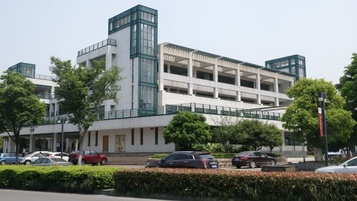
//> input picture Panorama/cmake-build-debug/panorama-data1/DSC01538.JPG, 357 x 201 px, shrunk from 640 x 360 before the run
$ ./main   (built with g++ and OpenCV 4)
//> lines starting //> are read from the running program, lines starting //| are printed output that depends on the picture
### Panorama/hw6_pa.h
#ifndef HW6_PA_H
#define HW6_PA_H

#include <iostream>
#include <vector>
#include "opencv2/opencv.hpp"

class CylindricalPanorama
{
public:
	virtual bool makePanorama(
			std::vector<cv::Mat>& img_vec, cv::Mat& img_out, double f
			) = 0;
};

#endif

### Panorama/my_pa.h
/**
 * @file my_pa.h
 * @author Jessie Peng
 */

#ifndef PANORAMA_MY_PA_H
#define PANORAMA_MY_PA_H

#include <iostream>
#include <vector>
#include "opencv2/opencv.hpp"
#include "hw6_pa.h"

using namespace std;
using namespace cv;

class Panoramaxxxx: public CylindricalPanorama {
public:
    bool makePanorama(vector<Mat>& img_vec, Mat& img_out, double f);

private:
    Mat warpCylinder(Mat& img, double r, double f);
    Mat warpPlane(Mat& img, double r, double f);
    double plane_to_cylinder_X(double x, double r, double f);
    double plane_to_cylinder_Y(double x, double y, double r, double f);
    double cylinder_to_plane_X(double x, double r, double f);
    double cylinder_to_plane_Y(double x, double y, double r, double f);
    void registerImage(Mat& src, Mat& dst, Mat& out, Mat& src_mask, Mat& out_mask);
    void blendImage(vector<Mat>& img_vec, Mat& img_out, vector<Mat>& mask);

    int n; // number of input images
    vector<Mat> img_cylinder; // input images in cylindrical coordinates
    Mat mask_cylinder;
    vector<Mat> img_rectified; // images after transformation according to homography
    vector<Mat> mask_rectified;
};

#endif //PANORAMA_MY_PA_H

### Panorama/my_pa.cpp
/**
 * @file my_pa.cpp
 * @author Jessie Peng
 */

#include <iostream>
#include <vector>
#include "opencv2/opencv.hpp"
#include "opencv2/xfeatures2d.hpp"
#include "my_pa.h"

using namespace std;
using namespace cv;

bool Panoramaxxxx::makePanorama(vector<Mat>& img_vec, Mat& img_out, double f)
{
    n = img_vec.size();
    if (n <= 0)
    {
        return false;
    }

    /** Part 1
     *  Warp the images into cylindrical coordinates
     */
    for (auto img : img_vec)
    {
        img_cylinder.push_back(warpCylinder(img, f, f)); // set r = f
    }

    Mat blank = Mat::ones(img_vec[0].size(), CV_8UC3);
    blank *= 255;
    mask_cylinder = warpCylinder(blank, f, f);

    /** Part 2
     *  Image registration
     */
    for (int i = 0; i < n; i++)
    {
        img_rectified.push_back(Mat::zeros(img_out.size(), CV_8UC3));
        mask_rectified.push_back(Mat::zeros(img_out.size(), CV_8UC3));
    }

    /** take the middle image as reference */
    int ref = n / 2;
    Mat img_ref = img_cylinder[ref];
    img_ref.copyTo(img_rectified[ref](Rect(
            (img_out.cols - img_ref.cols) / 2, (img_out.rows - img_ref.rows) / 2, img_ref.cols, img_ref.rows
            ))); // put the reference image in the center

    mask_cylinder.copyTo(mask_rectified[ref](Rect(
            (img_out.cols - img_ref.cols) / 2, (img_out.rows - img_ref.rows) / 2, img_ref.cols, img_ref.rows
    )));

    /** register images on the right side */
    for (int i = ref; i < n - 1; i++)
    {
        registerImage(img_cylinder[i+1], img_rectified[i], img_rectified[i+1], mask_cylinder, mask_rectified[i+1]);
    }

    /** register images on the left side */
    for (int i = ref; i >= 1; i--)
    {
        registerImage(img_cylinder[i-1], img_rectified[i], img_rectified[i-1], mask_cylinder, mask_rectified[i-1]);
    }

    /** Part 3
     *  Image blending
     */
    blendImage(img_rectified, img_out, mask_rectified);

    return true;
}

Mat Panoramaxxxx::warpCylinder(Mat& img, double r, double f)
{
    int x_range = (img.cols - 1) / 2;
    int y_range = (img.rows - 1) / 2;
    int ret_x_range = static_cast<int>(plane_to_cylinder_X(x_range, r, f));
    int ret_y_range = static_cast<int>(plane_to_cylinder_Y(0, y_range, r, f)); // when x=0, y is the maximum
    int ret_cols = ret_x_range * 2 + 1;
    int ret_rows = ret_y_range * 2 + 1;

    Mat img_ret = Mat::zeros(ret_rows, ret_cols, CV_8UC3);
    for (int yy = 0; yy < ret_rows; yy++)
    {
        for (int xx = 0; xx < ret_cols; xx++)
        {
            int x = cvRound(cylinder_to_plane_X(xx - ret_x_range, r, f));
            int y = cvRound(cylinder_to_plane_Y(x, yy - ret_y_range, r, f));
            x += x_range;
            y += y_range;

            if (x >= 0 && x <= img.cols && y >= 0 && y <= img.rows)
            {
                img_ret.at<Vec3b>(yy, xx) = img.at<Vec3b>(y, x);
            }
        }
    }

    return img_ret;
}

double Panoramaxxxx::plane_to_cylinder_X(double x, double r, double f)
{
    return r * atan(x / f);
}

double Panoramaxxxx::plane_to_cylinder_Y(double x, double y, double r, double f)
{
    return r * y / sqrt(x * x + f * f);
}

double Panoramaxxxx::cylinder_to_plane_X(double xx, double r, double f)
{
    return f * tan(xx / r);
}

double Panoramaxxxx::cylinder_to_plane_Y(double x, double yy, double r, double f)
{
    return yy / r * sqrt(x * x + f * f);
}

void Panoramaxxxx::registerImage(Mat& src, Mat& dst, Mat& out, Mat& src_mask, Mat& out_mask)
{
    /** Step 1
     *  Detect features
     */
    // note the OpenCV 3.X standard
    Ptr<xfeatures2d::SiftFeatureDetector> detector = xfeatures2d::SiftFeatureDetector::create();
    Ptr<xfeatures2d::SiftDescriptorExtractor> extractor = xfeatures2d::SiftDescriptorExtractor::create();

    vector<KeyPoint> keypoint_src, keypoint_dst;
    Mat img_keypoint_src, img_keypoint_dst;
    Mat descriptor_src, descriptor_dst;

    /** 1.1 Detect keypoints with SIFT */
    detector->detect(src, keypoint_src);

//    drawKeypoints(src, keypoint_src, img_keypoint_src);
//    imshow("keypoints in src", img_keypoint_src);
//    waitKey(0);

    detector->detect(dst, keypoint_dst);

//    drawKeypoints(dst, keypoint_dst, img_keypoint_dst);
//    imshow("keypoints in dst", img_keypoint_dst);
//    waitKey(0);

    /** 1.2 Extract descriptors */
    extractor->compute(src, keypoint_src, descriptor_src);

//    imshow("descriptors in src", descriptor_src);
//    waitKey(0);

    extractor->compute(dst, keypoint_dst, descriptor_dst);

//    imshow("descriptors in dst", descriptor_dst);
//    waitKey(0);
//    destroyAllWindows();

    /** Step 2
     *  Match features
     */
    Ptr<DescriptorMatcher> matcher = DescriptorMatcher::create("BruteForce");

    vector<DMatch> matches;
    vector<DMatch> good_matches;
    vector<DMatch> inlier_matches;

    Mat img_match;
    int good_match_size = 500;

    /** 2.1 Compute all correspondences with brute force */
    matcher->match(descriptor_dst, descriptor_src, matches);

// [6 lines of commented-out code are left out]
    Mat dist = Mat::zeros(matches.size(), 1, CV_32F);
    Mat sorted_idx;
    for (int i = 0; i < matches.size(); i++)
    {
        dist.at<float>(i, 0) = matches[i].distance;
    }
    sortIdx(dist, sorted_idx, SORT_EVERY_COLUMN + SORT_ASCENDING);

    for (int i = 0; i < good_match_size; i++)
    {
        good_matches.push_back(matches[sorted_idx.at<int>(i, 0)]);
    }

// [6 lines of commented-out code are left out]
    vector<Point2f> src_float, dst_float;
    for (auto it = good_matches.begin(); it != good_matches.end(); it++)
    {
        src_float.push_back(keypoint_src[it->trainIdx].pt);
        dst_float.push_back(keypoint_dst[it->queryIdx].pt);
    }

    vector<uchar> is_inliers(good_match_size);
    Mat homography = findHomography(src_float, dst_float, CV_RANSAC, 3, is_inliers);

    for (int i = 0; i < is_inliers.size(); i++)
    {
        if (is_inliers[i])
        {
            inlier_matches.push_back(good_matches[i]);
        }
    }

// [4 lines of commented-out code are left out]

    src_float.clear();
    dst_float.clear();
    for (auto it = inlier_matches.begin(); it != inlier_matches.end(); it++)
    {
        src_float.push_back(keypoint_src[it->trainIdx].pt);
        dst_float.push_back(keypoint_dst[it->queryIdx].pt);
    }

    homography = findHomography(src_float, dst_float, CV_RANSAC);

    /** Step 3
     *  Register images
     */
    warpPerspective(src, out, homography, out.size(), INTER_NEAREST);
    warpPerspective(src_mask, out_mask, homography, out.size(), INTER_NEAREST);
}

void Panoramaxxxx::blendImage(vector<Mat>& img_vec, Mat& img_out, vector<Mat>& mask)
{
    vector<Vec3f> candidates;
    Vec3f sum, average;

    for (int i = 0; i < img_out.rows; i++)
    {
        for (int j = 0; j < img_out.cols; j++)
        {
            candidates.clear();
            sum = Vec3b(0, 0, 0);
            for (auto img : img_vec)
            {
                Vec3b tmp = img.at<Vec3b>(i, j);
                if (norm(tmp, NORM_L1) > 0)
                {
                    candidates.push_back(tmp);
                    sum += tmp;
                }
            }

            int cand_num = candidates.size();
            if (cand_num > 1)
            {
                average = sum / cand_num;

                /// get rid of noise
                if (cand_num > 2)
                {
                    double dist[cand_num];
                    for (int k = 0; k < cand_num; k++)
                    {
                        dist[k] = norm(candidates[k] - average, NORM_L2);
                    }

                    double max_dist = dist[0];
                    int max_idx = 0;
                    double sum_dist = dist[0];
                    for (int k = 1; k < cand_num; k++)
                    {
                        if (dist[k] > max_dist)
                        {
                            max_dist = dist[k];
                            max_idx = k;
                        }
                        sum_dist += dist[k];
                    }

                    if (max_dist > 20 && max_dist > sum_dist / cand_num * 1.5) // filter out noise
                    {
                        sum -= candidates[max_idx];
                        average = sum / (cand_num - 1);
                    }
                }

                img_out.at<Vec3b>(i, j) = average;
            }
            else if (cand_num == 1)
            {
                img_out.at<Vec3b>(i, j) = candidates[0];
            }
        }
    }
}

### Panorama/main.cpp
/**
 * @file main.cpp
 * @brief panorama image stitching
 * @author Jessie Peng
 */

#include <iostream>
#include <fstream>
#include <vector>
#include "opencv2/opencv.hpp"
#include "opencv2/highgui.hpp"
#include "my_pa.h"

#define DEFAULT_FOCAL_LENGTH 512.89
#define TEST_NO 1

using namespace std;
using namespace cv;

int main()
{
    cout << "Starting to process Case " << TEST_NO << "..." << endl;

    /// path
    String dir = "./panorama-data" + to_string(TEST_NO) + "/";
    String img_path = dir + "*.JPG";

    /// get all filenames
    vector<String> img_names;
    glob(img_path, img_names);

    /// read images
    vector<Mat> img_vec;
    for (const auto& img : img_names)
    {
        img_vec.push_back(imread(img));
//> img_vec[0] is the input picture: 201 rows x 357 cols, CV_8UC3; mean B, G, R 127.5, 132.6, 127.1
    }
    int n = img_vec.size();
//> n = 2
    cout << "Finish reading " << n << " images." << endl;
//| Finish reading 2 images.

    /// read focal length
    double f;
    fstream file(dir + "K.txt", ios::in);
    if (file.is_open())
    {
        if (file >> f)
        {
            cout << "Focal length: " << f << endl;
        }
        else
        {
            f = DEFAULT_FOCAL_LENGTH;
            cout << "Warning: Failed to read K.txt,"
                    "setting focal length to " << f << " by default." << endl;

        }
    }
    else
    {
        f = DEFAULT_FOCAL_LENGTH;
        cout << "Warning: Failed to open K.txt,"
                "setting focal length to " << f << " by default." << endl;
    }

    // estimate the size of stitched image
    Mat img_out = Mat::zeros(img_vec[0].rows * (1 + n * 0.05), img_vec[0].cols * (1 + n * 0.15), CV_8UC3);
//> img_out: 221 rows x 464 cols, CV_8UC3; every value is 0

    /// make panorama
    Panoramaxxxx pm;
    pm.makePanorama(img_vec, img_out, f);
//> the loop in makePanorama, `for (auto img : img_vec)` made 2 passes
//> (ret_y_range in warpCylinder, ret_rows in warpCylinder) on passes 1 to 2: (100, 201), (100, 201)
//> call 3 of warpCylinder, with r = 512.9, f = 512.9
//> after the loop in warpCylinder (call 3), `for (int yy = 0; yy < ret_rows; yy++)`:
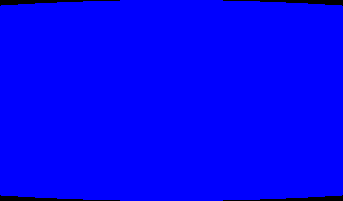
//> img_ret: 201 rows x 343 cols, CV_8UC3; mean B, G, R 250.4, 0, 0
//> the loop in makePanorama, `for (int i = 0; i < n; i++)` made 2 passes
//> in makePanorama, `int ref = n / 2;`: ref = 1
//> in makePanorama, `Mat img_ref = img_cylinder[ref];`:
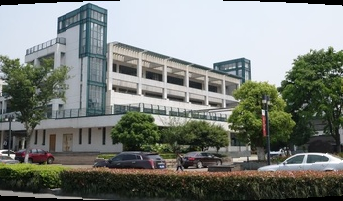
//> img_ref: 201 rows x 343 cols, CV_8UC3; mean B, G, R 122, 127.5, 122.6
//> after the loop in makePanorama, `for (int i = ref; i < n - 1; i++)`:
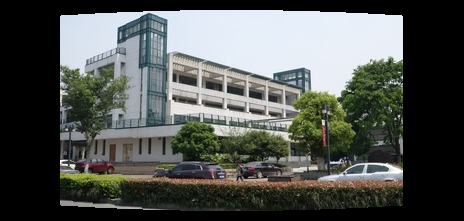
//> img_rectified[1]: 221 rows x 464 cols, CV_8UC3; mean B, G, R 82, 85.7, 82.5
//> after the loop in makePanorama, `for (int i = ref; i < n - 1; i++)`:
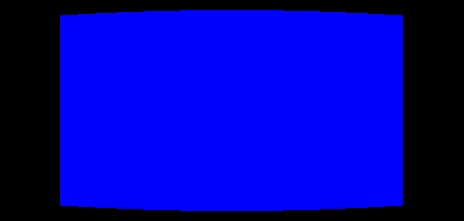
//> mask_rectified[1]: 221 rows x 464 cols, CV_8UC3; mean B, G, R 168.3, 0, 0
//> the loop in makePanorama, `for (int i = ref; i >= 1; i--)` made 1 pass
//> matches in registerImage on pass 1: 796 matches
//> pass 1, in registerImage, `warpPerspective(src, out, homography, out.size(), INTER_NEAREST);`:
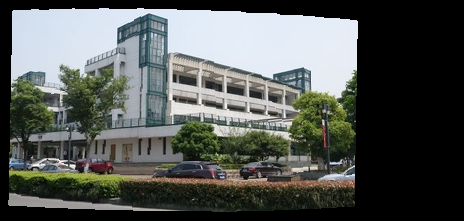
//> out: 221 rows x 464 cols, CV_8UC3; mean B, G, R 85.1, 88.3, 84.7
//> pass 1, in registerImage, `warpPerspective(src_mask, out_mask, homography, out.size(), INTER_NEAR..`:
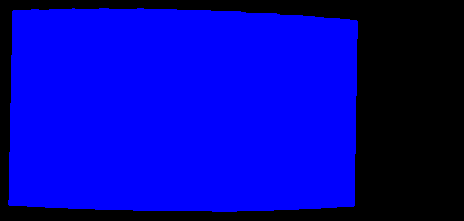
//> out_mask: 221 rows x 464 cols, CV_8UC3; mean B, G, R 170.3, 0, 0
//> the loop in blendImage, `for (int i = 0; i < img_out.rows; i++)` made 221 passes
//> average on passes 1 to 3: [0, 0, 0], [0, 0, 0], [0, 0, 0]
//> after the loop in blendImage, `for (int i = 0; i < img_out.rows; i++)`:
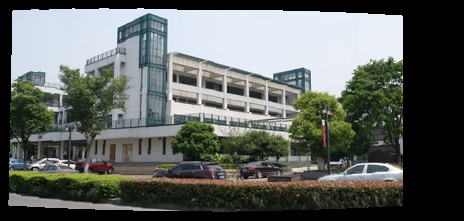
//> img_out: 221 rows x 464 cols, CV_8UC3; mean B, G, R 95.7, 99.7, 95.5
//> after the loop in blendImage, `for (int i = 0; i < img_out.rows; i++)`: average = [18.5, 31, 21.5]
    cout << "Finished processing Case " << TEST_NO << "." << endl;

    /// show result
    imshow("panorama " + to_string(TEST_NO), img_out);
    waitKey(0);
    destroyAllWindows();
//    imwrite("./panorama_" + to_string(TEST_NO) + ".png", img_out);

    return 0;
}
